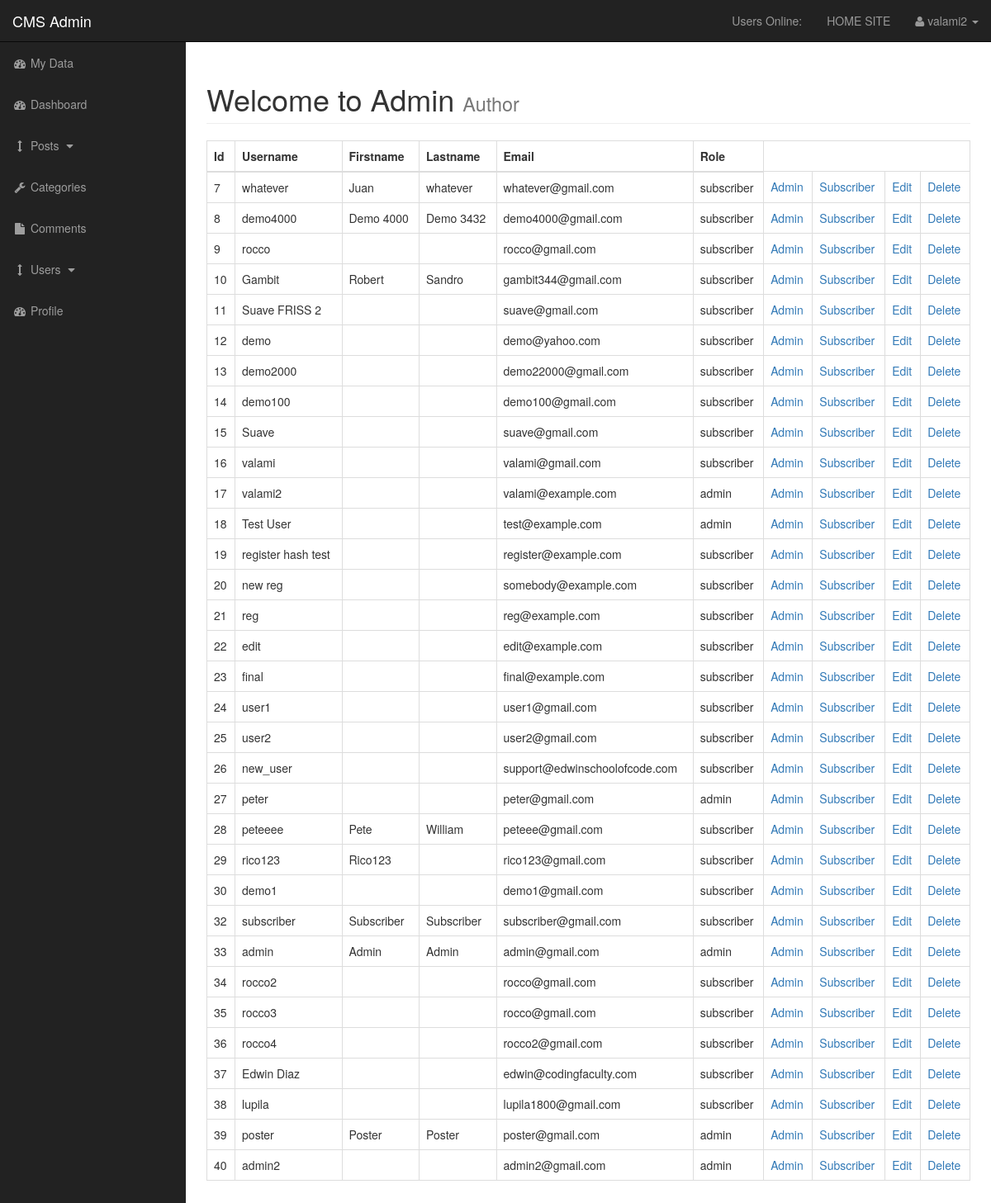
The app's page /admin/users.php (signed in) with its own data.
### tables this page shows
CREATE TABLE `users` (
  `user_id` int(3) NOT NULL,
  `username` varchar(255) NOT NULL,
  `user_password` varchar(255) NOT NULL,
  `user_firstname` varchar(255) NOT NULL,
  `user_lastname` varchar(255) NOT NULL,
  `user_email` varchar(255) NOT NULL,
  `user_image` text NOT NULL,
  `user_role` varchar(255) NOT NULL,
  `randSalt` varchar(255) NOT NULL DEFAULT '$2y$10$iusesomecrazystrings22',
  `token` text NOT NULL
);

### admin/includes/view_all_users.php (the view, shortened to what this page needs)
<table class="table table-bordered table-hover">
        <thead>
            <tr>
                <th>Id</th>
                <th>Username</th>
                <th>Firstname</th>
                <th>Lastname</th>
                <th>Email</th>
                <th>Role</th>
            </tr>
        </thead>
        <tbody>
            <?php
                $query = "SELECT * FROM users";
                $select_users = mysqli_query($connection, $query);
                while ($row = mysqli_fetch_assoc($select_users)) {
                    $user_id = $row['user_id'];
                    $username = $row['username'];
                    $user_firstname = $row['user_firstname'];
                    $user_lastname = $row['user_lastname'];
                    $user_email = $row['user_email'];
                    $user_role = $row['user_role'];
                    echo "<tr>";
                        echo "<td>$user_id</td>";
                        echo "<td>$username</td>";
                        echo "<td>$user_firstname</td>";
                        echo "<td>$user_lastname</td>";
                        echo "<td>$user_email</td>";
                        echo "<td>$user_role</td>";
                        echo "<td><a href='users.php?change_to_admin={$user_id}'>Admin</a></td>";
                        echo "<td><a href='users.php?change_to_sub={$user_id}'>Subscriber</a></td>";
                        echo "<td><a href='users.php?source=edit_user&edit_user={$user_id}'>Edit</a></td>";
                        echo "<td><a href='users.php?delete={$user_id}'>Delete</a></td>";
                    echo "</tr>";
                }
            ?>
        </tbody>
    </table>

### admin/css/sb-admin.css (style rules this page uses)
body { margin-top: 100px; background-color: #222; }
@media (min-width:768px) { body { margin-top: 50px; } }

### records on screen
users: user_id "7", username "whatever", user_firstname "Juan", user_lastname "whatever", user_email "whatever@gmail.com", user_role "subscriber"
users: user_id "8", username "demo4000", user_firstname "Demo 4000", user_lastname "Demo 3432", user_email "demo4000@gmail.com", user_role "subscriber"
users: user_id "9", username "rocco", user_email "rocco@gmail.com", user_role "subscriber"
users: user_id "10", username "Gambit", user_firstname "Robert", user_lastname "Sandro", user_email "gambit344@gmail.com", user_role "subscriber"
users: user_id "11", username "Suave FRISS 2", user_email "suave@gmail.com", user_role "subscriber"
users: user_id "12", username "demo", user_email "demo@yahoo.com", user_role "subscriber"
users: user_id "13", username "demo2000", user_email "demo22000@gmail.com", user_role "subscriber"
users: user_id "14", username "demo100", user_email "demo100@gmail.com", user_role "subscriber"
users: user_id "15", username "Suave", user_email "suave@gmail.com", user_role "subscriber"
users: user_id "16", username "valami", user_email "valami@gmail.com", user_role "subscriber"
users: user_id "17", username "valami2", user_email "valami@example.com", user_role "admin"
users: user_id "18", username "Test User", user_email "test@example.com", user_role "admin"
users: user_id "19", username "register hash test", user_email "register@example.com", user_role "subscriber"
users: user_id "20", username "new reg", user_email "somebody@example.com", user_role "subscriber"
users: user_id "21", username "reg", user_email "reg@example.com", user_role "subscriber"
users: user_id "22", username "edit", user_email "edit@example.com", user_role "subscriber"
users: user_id "23", username "final", user_email "final@example.com", user_role "subscriber"
users: user_id "24", username "user1", user_email "user1@gmail.com", user_role "subscriber"
users: user_id "25", username "user2", user_email "user2@gmail.com", user_role "subscriber"
users: user_id "26", username "new_user", user_email "support@edwinschoolofcode.com", user_role "subscriber"
users: user_id "27", username "peter", user_email "peter@gmail.com", user_role "admin"
users: user_id "28", username "peteeee", user_firstname "Pete", user_lastname "William", user_email "peteee@gmail.com", user_role "subscriber"
users: user_id "29", username "rico123", user_firstname "Rico123", user_email "rico123@gmail.com", user_role "subscriber"
users: user_id "30", username "demo1", user_email "demo1@gmail.com", user_role "subscriber"
users: user_id "32", username "subscriber", user_firstname "Subscriber", user_lastname "Subscriber", user_email "subscriber@gmail.com", user_role "subscriber"
users: user_id "33", username "admin", user_firstname "Admin", user_lastname "Admin", user_email "admin@gmail.com", user_role "admin"
users: user_id "34", username "rocco2", user_email "rocco@gmail.com", user_role "subscriber"
users: user_id "35", username "rocco3", user_email "rocco@gmail.com", user_role "subscriber"
users: user_id "36", username "rocco4", user_email "rocco2@gmail.com", user_role "subscriber"
users: user_id "37", username "Edwin Diaz", user_email "edwin@codingfaculty.com", user_role "subscriber"
users: user_id "38", username "lupila", user_email "lupila1800@gmail.com", user_role "subscriber"
users: user_id "39", username "poster", user_firstname "Poster", user_lastname "Poster", user_email "poster@gmail.com", user_role "admin"
users: user_id "40", username "admin2", user_email "admin2@gmail.com", user_role "admin"

### other values on screen
$_SESSION['username'] "valami2"
